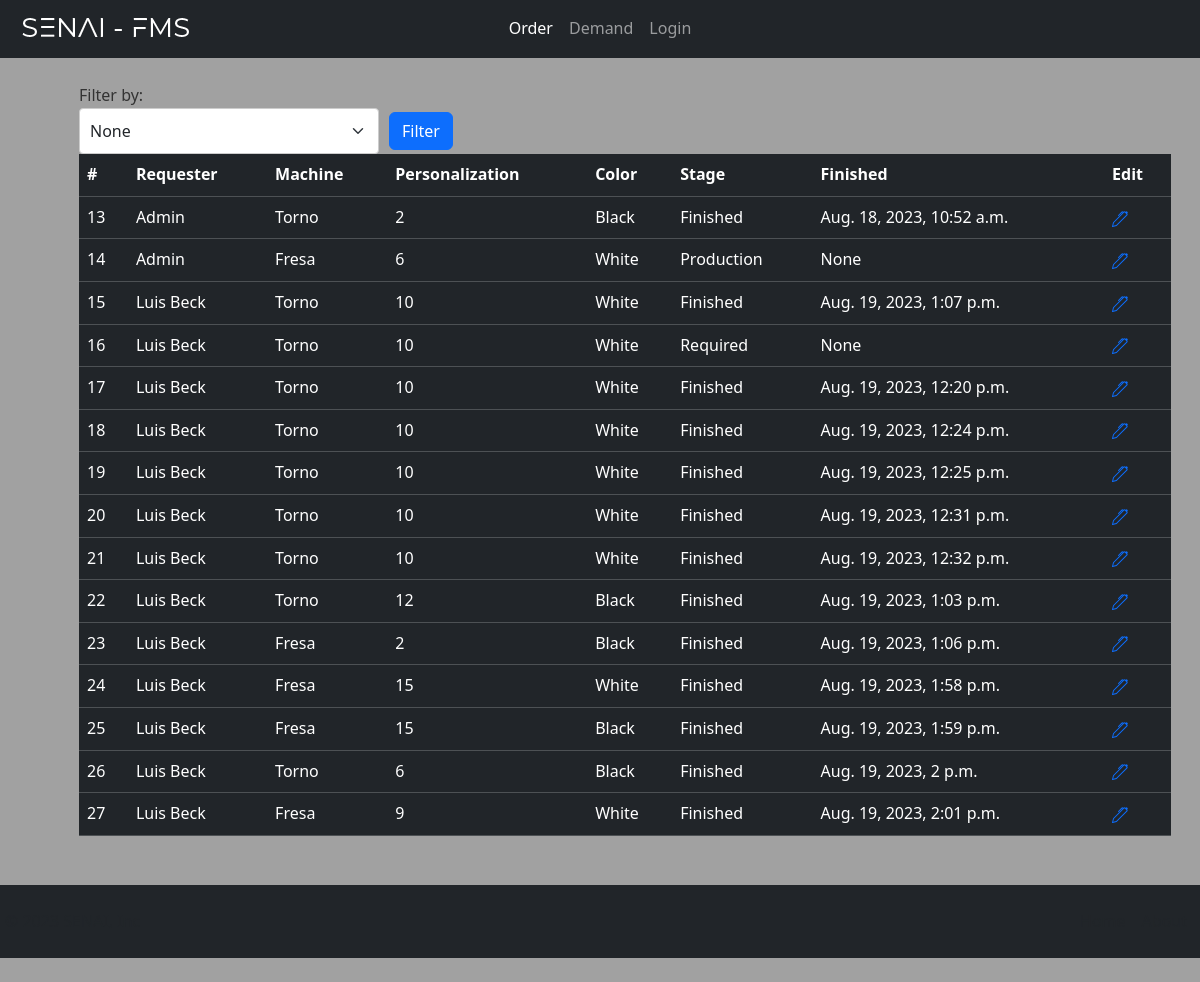
The page /demand/ (signed in) on the database as committed earlier.
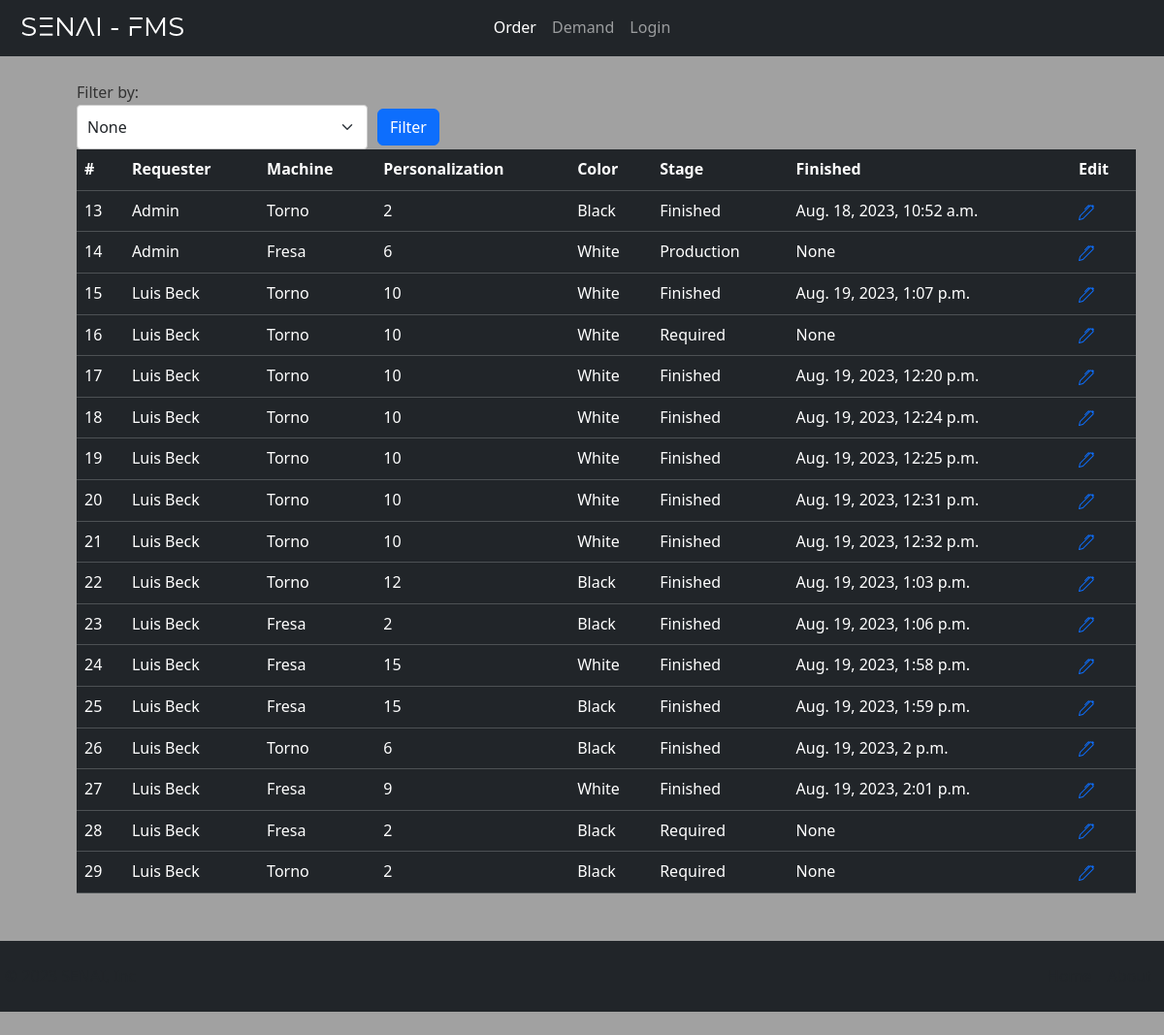
The same page on the database as committed later.
### core/models.py (models this page shows, shortened)
class Base(models.Model):
    create = models.DateTimeField(auto_now_add=True)
    modify = models.DateTimeField(auto_now_add=True)
    active = models.BooleanField(default=True)
    class Meta:
        abstract = True

class Order(Base):
    requester = models.ForeignKey(User, on_delete=models.SET('unknown'))
    machine = models.ForeignKey(Machine, on_delete=models.SET('unknown'))
    personalization = models.IntegerField()
    color = models.ForeignKey(Color, on_delete=models.SET('unknown'))
    STAGE_CHOICE = (('Required','Required'), ('Production','Production'), ('Finished','Finished'))
    stage = models.CharField(max_length=15, choices=STAGE_CHOICE, default=STAGE_CHOICE[0])
    finished = models.DateTimeField(blank=True, null=True)
    class Meta:
        verbose_name = 'Order'
        verbose_name_plural = 'Orders'

class Machine(Base):
    name = models.CharField(max_length=20)
    class Meta:
        verbose_name = 'Machine'
        verbose_name_plural = 'Machines'
    def __str__(self) -> str:
        return self.name

class Color(Base):
    name = models.CharField(max_length=15)
    class Meta:
        verbose_name = 'Color'
        verbose_name_plural = 'Colors'
    def __str__(self) -> str:
        return self.name

### core/views.py (the view)
# urls.py: path('demand/', DemandView.as_view(), name='demand'),
class DemandView(UserPassesTestMixin, TemplateView):
    template_name = 'demand.html'
    login_url = reverse_lazy('admin:index')
    def get_context_data(self, **kwargs):
        context = super(DemandView, self).get_context_data(**kwargs)
        queryset = Order.objects.all()
        selected_filter = self.request.GET.get('filter', None)
        if selected_filter:
            queryset = queryset.filter(machine=selected_filter)
        context['demand'] = queryset
        return context
    def test_func(self):
        return self.request.user.is_authenticated

### core/templates/demand.html
{% extends 'base.html' %}
{% load static %}
{% load bootstrap5 %}
{% block content %}
    <div class="container div-margin">
      {% include 'filter.html' %}
        <table class="table table-dark table-hover">
            <thead>
              <tr>
                <th scope="col">#</th>
                <th scope="col">Requester</th>
                <th scope="col">Machine</th>
                <th scope="col">Personalization</th>
                <th scope="col">Color</th>
                <th scope="col">Stage</th>
                <th scope="col">Finished</th>
                <th scope="col">Edit</th>
              </tr>
            </thead>
            <tbody>
                {% for request in demand %}
                    <tr>
                        <td>{{ request.id }}</td>
                        <td>{{ request.requester.first_name }}</td>
                        <td>{{ request.machine }}</td>
                        <td>{{ request.personalization }}</td>
                        <td>{{ request.color }}</td>
                        <td>{{ request.stage }}</td>
                        <td>{{ request.finished }}</td>
                        <td><a href="{% url 'order_edit' pk=request.id %}"> {% include 'edit_icon.html' %} </a></td>
                    </tr>
                {% endfor %}
            </tbody>
          </table>
    </div>
{% endblock  %}

### core/templates/edit_icon.html (shortened to what this page needs)
{% load bootstrap5 %}

Rows that differ between the two databases and show on the page:
added Order: id "28", requester.first_name "Luis Beck", machine "Fresa", personalization "2", color "Black", stage "Required", finished "None"
added Order: id "29", requester.first_name "Luis Beck", machine "Torno", personalization "2", color "Black", stage "Required", finished "None"
